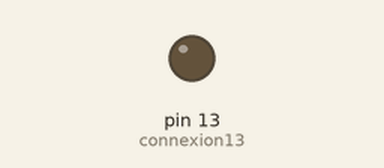
This sketch was run on a simulated Arduino Uno, built with avr-gcc and run on an emulated ATmega328P. On the bench: output pins drawn as LEDs (lit = HIGH).

Above: at 0.4 s.
At 52.6 s:
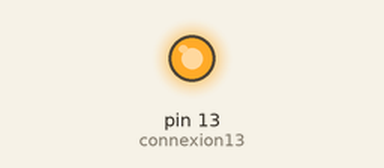
Timing chart, 0 to 54.6 s (numbered marks = the images above):
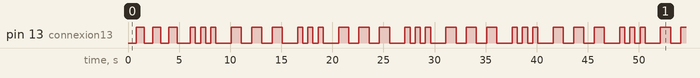

The sketch:

Led13_SOS_V2.ino
```cpp
/*
 * ******************************** *
 * Programe SOS led 13 V2           *
 * Auteur Florian MOREAU            *
 * 22/05/2018                       *
 * Led 13 qui lance un SOS en morse *
 * ******************************** *
 */


  // Déclaration des variable
  const int connexion13=13; // Constante de la connexion numéro 13
  int tempsDePause=800;

void setup () // Boucle d'initialisation
{
  pinMode(connexion13,OUTPUT); // Connexion 13 en mode envoi de courant
}

void loop () // Boucle infinie
{

  // Première type de vague
  while (tempsDePause == 500)
    {
      delay(tempsDePause);
      digitalWrite(connexion13,HIGH); // Envoi de courant dans la connexion 13
      delay(tempsDePause); // Attente
      digitalWrite(connexion13,LOW); // Arrêt du courant dans la connexion 13
      delay(tempsDePause); // Attente

      digitalWrite(connexion13,HIGH); // Envoi de courant dans la connexion 13
      delay(tempsDePause); // Attente
      digitalWrite(connexion13,LOW); // Arrêt du courant dans la connexion 13
      delay(tempsDePause); // Attente

      digitalWrite(connexion13,HIGH); // Envoi de courant dans la connexion 13
      delay(tempsDePause); // Attente
      digitalWrite(connexion13,LOW); // Arrêt du courant dans la connexion 13
      delay(tempsDePause); // Attente
      tempsDePause=1000;
    }


  // Second type de vague
  delay(tempsDePause);
  digitalWrite(connexion13,HIGH); // Envoi de courant dans la connexion 13
  delay(tempsDePause); // Attente
  digitalWrite(connexion13,LOW); // Arrêt du courant dans la connexion 13
  delay(tempsDePause); // Attente

  digitalWrite(connexion13,HIGH); // Envoi de courant dans la connexion 13
  delay(tempsDePause); // Attente
  digitalWrite(connexion13,LOW); // Arrêt du courant dans la connexion 13
  delay(tempsDePause); // Attente

  digitalWrite(connexion13,HIGH); // Envoi de courant dans la connexion 13
  delay(tempsDePause); // Attente
  digitalWrite(connexion13,LOW); // Arrêt du courant dans la connexion 13
  delay(tempsDePause); // Attente
  tempsDePause=500;
}
```

Measured:
- by itself, pin 13 (connexion13): moves between LOW and HIGH, repeating every 42.0 s
- by itself, everything shown: repeats every 42.0 s, in 48 steps
